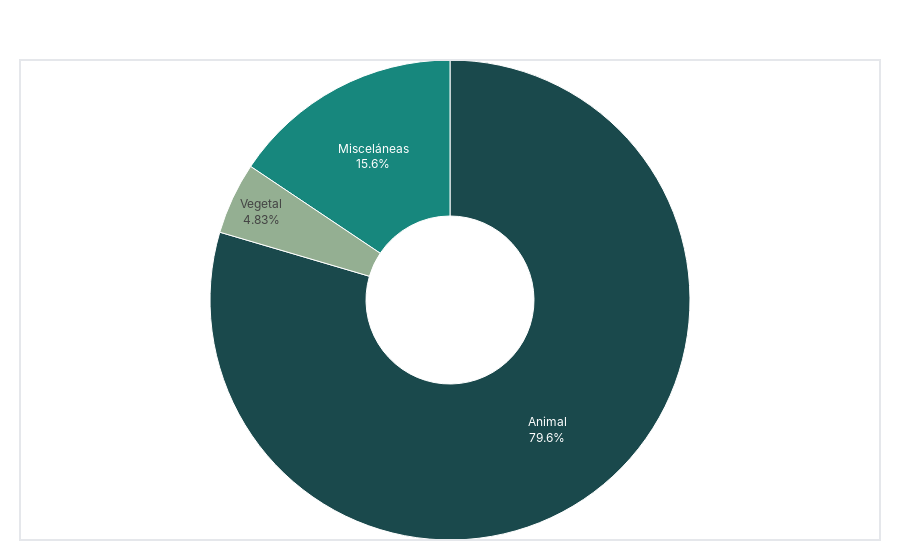

This figure's notebook cell:
### Code cell
prev_map_origen = (
    mp_origin.assign(origen_harina=lambda d: d["origen_harina"].astype(str))
             .set_index("origen_harina")["prev"]
             .to_dict()
)
fig1, res1 = pie_corporate(
    df=df_mp,
    label_col="origen_harina",
    value_col=None,                              # tamaño por conteo
    title="<b>Distribución por origen de harina</b>",
    hover_map=prev_map_origen,
    hover_label="Prevalencia",
    hover_fmt=".1%",
    center_total=False,                          # lo pondremos manual en el subplot
    show_legend=False
)

fig1.show() #distibucion_analysis_origen

### Figure 1 — Plotly figure (JSON) as saved in the notebook; plotly's stock layout.template omitted (floating-point values rounded to 4 significant figures)
{"data": [{"customdata": [[0.3115], [0.3451], [0.3165]], "hole": 0.35, "hovertemplate": "<b>%{label}</b><br>Prevalencia: %{customdata[0]:.1%}<br>Conteo: %{value:,}<br>Participación: %{percent:.1%}<extra></extra>", "labels": ["Animal", "Misceláneas", "Vegetal"], "marker": {"colors": ["#1A494C", "#17877D", "#94AF92"], "line": {"color": "#FFFFFF", "width": 1}}, "sort": false, "textinfo": "label+percent", "textposition": "inside", "type": "pie", "values": [1300, 255, 79]}], "layout": {"font": {"color": "#FFFFFF", "family": "Inter, 'Helvetica Neue', Arial, sans-serif", "size": 12}, "margin": {"b": 20, "l": 20, "r": 20, "t": 60}, "paper_bgcolor": "rgba(0,0,0,0)", "plot_bgcolor": "rgba(0,0,0,0)", "shapes": [{"fillcolor": "rgba(0,0,0,0)", "line": {"color": "#E5E7EB", "width": 2}, "type": "rect", "x0": 0, "x1": 1, "xref": "paper", "y0": 0, "y1": 1, "yref": "paper"}], "showlegend": false, "title": {"font": {"size": 20}, "text": "<b>Distribución por origen de harina</b>", "x": 0.5}}}
